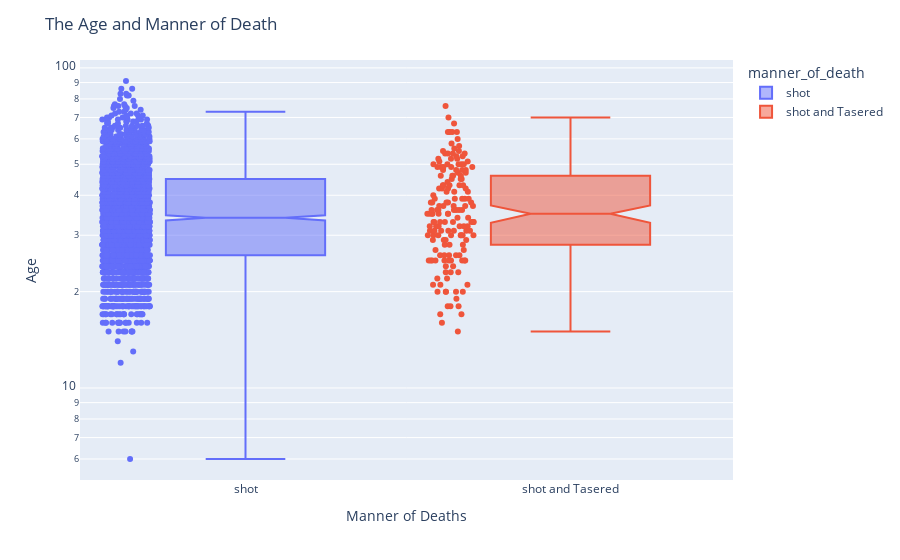

This figure's notebook cell:
### Markdown cell above
# Create a Box Plot Showing the Age and Manner of Death

Break out the data by gender using `df_fatalities`. Is there a difference between men and women in the manner of death?

### Code cell
box = px.box(df_fatalities, 
             y=df_fatalities.age,
             x=df_fatalities.manner_of_death,
             color=df_fatalities.manner_of_death,
             notched=True,
             points='all',
             
)

box.update_layout(title='The Age and Manner of Death',
                  xaxis_title = 'Manner of Deaths',
                  yaxis_title = 'Age',
                  yaxis=dict(type='log'))

box.show()

### Figure 1 — Plotly figure (JSON) as saved in the notebook; plotly's stock layout.template omitted (floating-point values rounded to 4 significant figures; data arrays with more than 128 entries replaced by an {"elided": "..."} marker saying what was removed)
{"data": [{"alignmentgroup": "True", "boxpoints": "all", "hovertemplate": "manner_of_death=%{x}<br>age=%{y}<extra></extra>", "legendgroup": "shot", "marker": {"color": "#636efa"}, "name": "shot", "notched": true, "offsetgroup": "shot", "orientation": "v", "showlegend": true, "type": "box", "x": {"elided": "2363 str values"}, "x0": " ", "xaxis": "x", "y": {"elided": "2363 int values"}, "y0": " ", "yaxis": "y"}, {"alignmentgroup": "True", "boxpoints": "all", "hovertemplate": "manner_of_death=%{x}<br>age=%{y}<extra></extra>", "legendgroup": "shot and Tasered", "marker": {"color": "#EF553B"}, "name": "shot and Tasered", "notched": true, "offsetgroup": "shot and Tasered", "orientation": "v", "showlegend": true, "type": "box", "x": {"elided": "172 str values"}, "x0": " ", "xaxis": "x", "y": {"elided": "172 int values"}, "y0": " ", "yaxis": "y"}], "layout": {"boxmode": "overlay", "legend": {"title": {"text": "manner_of_death"}, "tracegroupgap": 0}, "margin": {"t": 60}, "title": {"text": "The Age and Manner of Death"}, "xaxis": {"anchor": "y", "categoryarray": ["shot", "shot and Tasered"], "categoryorder": "array", "domain": [0, 1], "title": {"text": "Manner of Deaths"}}, "yaxis": {"anchor": "x", "domain": [0, 1], "title": {"text": "Age"}, "type": "log"}}}
